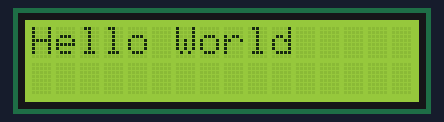
A sketch run on a simulated Arduino Uno, built with avr-gcc and run on an emulated ATmega328P. On the bench: 16×2 character LCD. What the sketch prints to the serial monitor is not drawn.

Above: at 3.2 s.

The sketch:

lcd_hello_world.ino
```cpp
#include <LiquidCrystal.h>
LiquidCrystal lcd(A5,A4,A3,A2,A1,A0);
int i;

void setup()
{
  Serial.begin(300);
  lcd.begin(16, 2);
  Serial.println("Hello World");

  lcd.print("Hello World");
  lcd.setCursor(0,1);
  delay(3000);
  lcd.clear();

 }
void loop()
{
   setup();
}
```

Measured:
- what the display in image 0 shows lasts 3.0 s, from 3.1 s to 6.1 s
